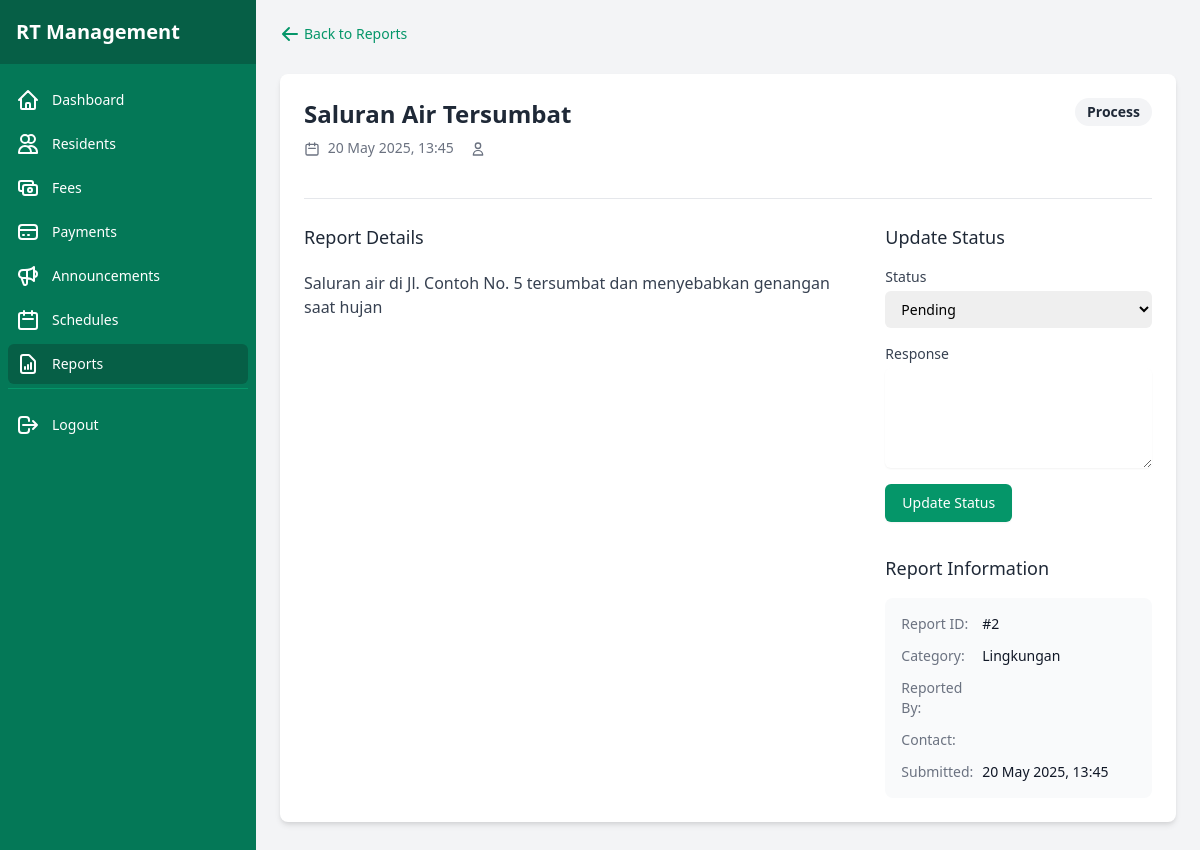
Before: /admin/report/view/2 (signed in) with the older database file.
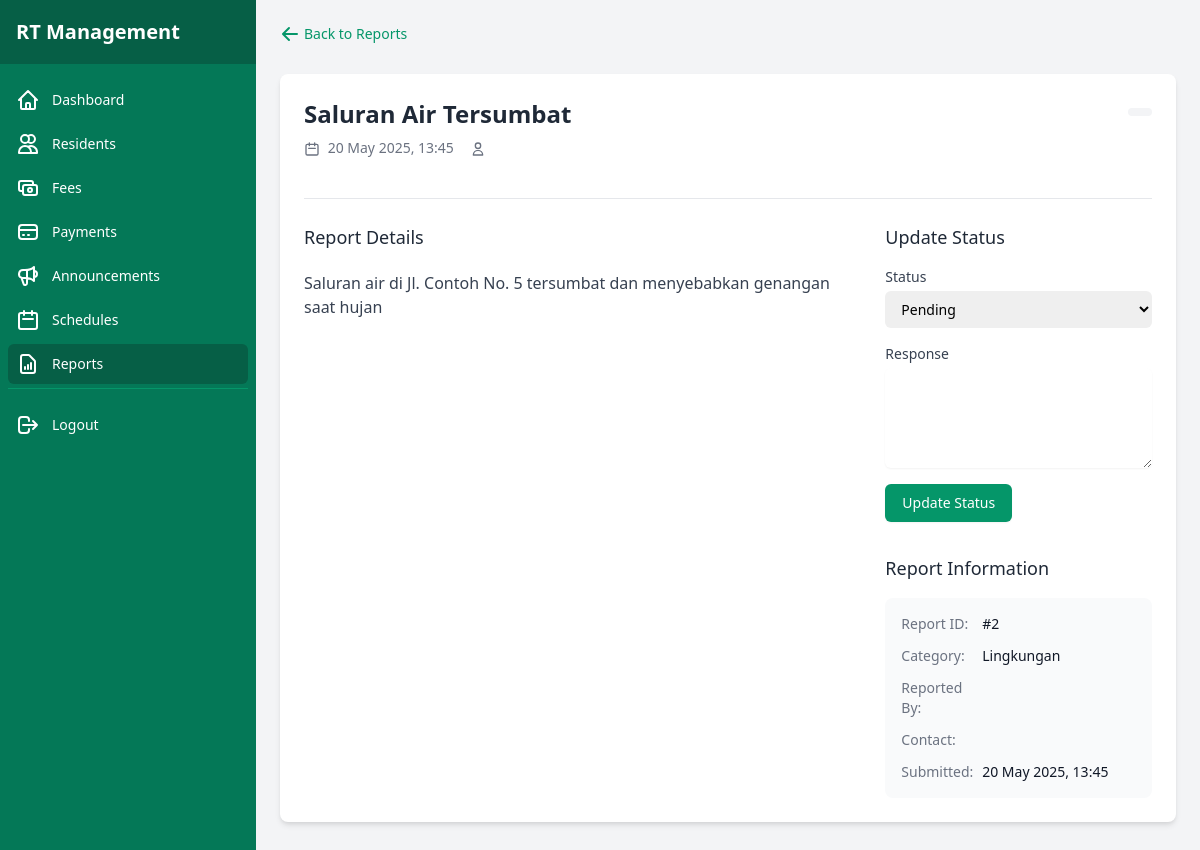
After: the same page with the newer database file.
### tables this page shows
CREATE TABLE IF NOT EXISTS reports (
    id INT AUTO_INCREMENT PRIMARY KEY,
    user_id INT NOT NULL,
    title VARCHAR(200) NOT NULL,
    description TEXT NOT NULL,
    category VARCHAR(50) NOT NULL,
    image VARCHAR(255),
    status ENUM('pending', 'in_progress', 'resolved', 'rejected') NOT NULL DEFAULT 'pending',
    admin_response TEXT,
    created_at DATETIME DEFAULT CURRENT_TIMESTAMP,
    updated_at DATETIME ON UPDATE CURRENT_TIMESTAMP,
    FOREIGN KEY (user_id) REFERENCES users(id) ON DELETE CASCADE
);

### app/views/admin/view_report.php (the view, shortened to what the rows shown need)
<?php require_once __DIR__ . '/../components/admin_header.php'; ?>
<div class="flex h-screen bg-gray-100">
    <?php require_once __DIR__ . '/../components/admin_sidebar.php'; ?>
    <div class="flex-1 overflow-auto">
        <main class="p-6">
            <div class="mb-6">
                <a href="/admin/reports" class="inline-flex items-center text-sm text-green-600 hover:text-green-800">
                    <svg xmlns="http://www.w3.org/2000/svg" class="h-5 w-5 mr-1" viewBox="0 0 20 20" fill="currentColor">
                        <path fill-rule="evenodd" d="M9.707 16.707a1 1 0 01-1.414 0l-6-6a1 1 0 010-1.414l6-6a1 1 0 011.414 1.414L5.414 9H17a1 1 0 110 2H5.414l4.293 4.293a1 1 0 010 1.414z" clip-rule="evenodd" />
                    </svg>
                    Back to Reports
                </a>
            </div>
            <div class="bg-white rounded-lg shadow-md overflow-hidden mb-6">
                <div class="p-6">
                    <div class="flex justify-between items-start">
                        <div>
                            <h1 class="text-2xl font-bold text-gray-800 mb-2"><?php echo htmlspecialchars($report['title'] ?? ''); ?></h1>
                            <div class="flex items-center text-sm text-gray-500 mb-4">
                                <span class="mr-4">
                                    <svg xmlns="http://www.w3.org/2000/svg" class="h-4 w-4 inline mr-1" fill="none" viewBox="0 0 24 24" stroke="currentColor">
                                        <path stroke-linecap="round" stroke-linejoin="round" stroke-width="2" d="M8 7V3m8 4V3m-9 8h10M5 21h14a2 2 0 002-2V7a2 2 0 00-2-2H5a2 2 0 00-2 2v12a2 2 0 002 2z" />
                                    </svg>
                                    <?php echo date('d M Y, H:i', strtotime($report['created_at'] ?? '')); ?>
                                </span>
                                <span>
                                    <svg xmlns="http://www.w3.org/2000/svg" class="h-4 w-4 inline mr-1" fill="none" viewBox="0 0 24 24" stroke="currentColor">
                                        <path stroke-linecap="round" stroke-linejoin="round" stroke-width="2" d="M16 7a4 4 0 11-8 0 4 4 0 018 0zM12 14a7 7 0 00-7 7h14a7 7 0 00-7-7z" />
                                    </svg>
                                </span>
                            </div>
                        </div>
                        <div>
                            <?php
                                $statusClasses = [
                                    'pending' => 'bg-yellow-100 text-yellow-800',
                                    'in_progress' => 'bg-blue-100 text-blue-800',
                                    'resolved' => 'bg-green-100 text-green-800',
                                    'rejected' => 'bg-red-100 text-red-800'
                                ];
                                $statusLabels = [
                                    'pending' => 'Pending',
                                    'in_progress' => 'In Progress',
                                    'resolved' => 'Resolved',
                                    'rejected' => 'Rejected'
                                ];
                                $statusClass = $statusClasses[$report['status'] ?? ''] ?? 'bg-gray-100 text-gray-800';
                                $statusLabel = $statusLabels[$report['status'] ?? ''] ?? ucfirst($report['status'] ?? '');
                            ?>
                            <span class="px-3 py-1 inline-flex text-sm leading-5 font-semibold rounded-full <?php echo $statusClass; ?>">
                                <?php echo $statusLabel; ?>
                            </span>
                        </div>
                    </div>
                    <div class="border-t border-gray-200 mt-6 pt-6">
                        <div class="grid grid-cols-1 md:grid-cols-3 gap-6">
                            <div class="md:col-span-2">
                                <h2 class="text-lg font-medium text-gray-800 mb-4">Report Details</h2>
                                <div class="prose max-w-none">
                                    <p><?php echo nl2br(htmlspecialchars($report['description'] ?? '')); ?></p>
                                </div>
                            </div>
                            <div>
                                <h2 class="text-lg font-medium text-gray-800 mb-4">Update Status</h2>
                                <form action="/admin/report/status/<?php echo $report['id']; ?>" method="POST" class="space-y-4">
                                    <div>
                                        <label for="status" class="block text-sm font-medium text-gray-700 mb-1">Status</label>
                                        <select id="status" name="status" class="mt-1 block w-full pl-3 pr-10 py-2 text-base border-gray-300 focus:outline-none focus:ring-green-500 focus:border-green-500 sm:text-sm rounded-md">
                                            <option value="pending" <?php echo ($report['status'] ?? '') === 'pending' ? 'selected' : ''; ?>>Pending</option>
                                        </select>
                                    </div>
                                    <div>
                                        <label for="response" class="block text-sm font-medium text-gray-700 mb-1">Response</label>
                                        <textarea id="response" name="response" rows="5" class="mt-1 block w-full border-gray-300 rounded-md shadow-sm focus:ring-green-500 focus:border-green-500 sm:text-sm"><?php echo htmlspecialchars($report['admin_response'] ?? ''); ?></textarea>
                                    </div>
                                    <div>
                                        <button type="submit" class="inline-flex justify-center py-2 px-4 border border-transparent shadow-sm text-sm font-medium rounded-md text-white bg-green-600 hover:bg-green-700 focus:outline-none focus:ring-2 focus:ring-offset-2 focus:ring-green-500">
                                            Update Status
                                        </button>
                                    </div>
                                </form>
                                <div class="mt-8">
                                    <h2 class="text-lg font-medium text-gray-800 mb-4">Report Information</h2>
                                    <div class="bg-gray-50 rounded-lg p-4">
                                        <dl class="space-y-3 text-sm">
                                            <div class="grid grid-cols-3 gap-2">
                                                <dt class="font-medium text-gray-500">Report ID:</dt>
                                                <dd class="col-span-2 text-gray-900">#<?php echo $report['id']; ?></dd>
                                            </div>
                                            <div class="grid grid-cols-3 gap-2">
                                                <dt class="font-medium text-gray-500">Category:</dt>
                                                <dd class="col-span-2 text-gray-900">
                                                    <?php
                                                        $categoryLabels = [
                                                            'infrastructure' => 'Infrastructure',
                                                            'security' => 'Security',
                                                            'environment' => 'Environment',
                                                            'noise' => 'Noise',
                                                            'other' => 'Other'
                                                        ];
                                                        echo $categoryLabels[$report['category'] ?? ''] ?? ucfirst($report['category'] ?? '');
                                                    ?>
                                                </dd>
                                            </div>
                                            <div class="grid grid-cols-3 gap-2">
                                                <dt class="font-medium text-gray-500">Reported By:</dt>
                                                <dd class="col-span-2 text-gray-900"><?php echo htmlspecialchars($report['resident_name'] ?? ''); ?></dd>
                                            </div>
                                            <div class="grid grid-cols-3 gap-2">
                                                <dt class="font-medium text-gray-500">Contact:</dt>
                                                <dd class="col-span-2 text-gray-900"><?php echo htmlspecialchars($report['resident_email'] ?? ''); ?></dd>
                                            </div>
                                            <div class="grid grid-cols-3 gap-2">
                                                <dt class="font-medium text-gray-500">Submitted:</dt>
                                                <dd class="col-span-2 text-gray-900"><?php echo date('d M Y, H:i', strtotime($report['created_at'] ?? '')); ?></dd>
                                            </div>
                                        </dl>
                                    </div>
                                </div>
                            </div>
                        </div>
                    </div>
                </div>
            </div>
        </main>
    </div>
</div>
<?php require_once __DIR__ . '/../components/admin_footer.php'; ?>

### routes/web.php (shortened to what the rows shown need)
<?php
class Router {
    private static $routes = [];
    public static function register($method, $url, $controller, $action) {
        self::$routes[] = [
            'method' => $method,
            'url' => $url,
            'controller' => $controller,
            'action' => $action
        ];
    }
    public static function route($url) {
        $method = $_SERVER['REQUEST_METHOD'];
        foreach (self::$routes as $route) {
            $pattern = self::convertRouteToRegex($route['url']);
            if ($route['method'] == $method && preg_match($pattern, $url, $matches)) {
                array_shift($matches);
                $controller = new $controllerName();
                call_user_func_array([$controller, $route['action']], $matches);
                return;
            }
        }
    }
    private static function convertRouteToRegex($route) {
        $route = preg_replace('/\:([a-zA-Z0-9]+)/', '([^/]+)', $route);
        return '/^' . str_replace('/', '\/', $route) . '$/';
    }
}

### app/views/components/admin_sidebar.php (shortened to what the rows shown need)
<div class="hidden md:flex md:flex-shrink-0">
    <div class="flex flex-col w-64">
        <div class="flex flex-col h-0 flex-1 bg-green-700">
            <div class="flex items-center h-16 flex-shrink-0 px-4 bg-green-800">
                <h1 class="text-xl font-bold text-white">RT Management</h1>
            </div>
            <div class="flex-1 flex flex-col overflow-y-auto">
                <nav class="flex-1 px-2 py-4 space-y-1">
                    <a href="/admin/dashboard" class="<?php echo strpos($_SERVER['REQUEST_URI'], '/admin/dashboard') === 0 ? 'bg-green-800' : 'hover:bg-green-600'; ?> text-white group flex items-center px-2 py-2 text-sm font-medium rounded-md">
                        Dashboard
                    </a>
                    <a href="/admin/residents" class="<?php echo strpos($_SERVER['REQUEST_URI'], '/admin/resident') === 0 ? 'bg-green-800' : 'hover:bg-green-600'; ?> text-white group flex items-center px-2 py-2 text-sm font-medium rounded-md">
                        <svg xmlns="http://www.w3.org/2000/svg" class="mr-3 h-6 w-6" fill="none" viewBox="0 0 24 24" stroke="currentColor">
                            <path stroke-linecap="round" stroke-linejoin="round" stroke-width="2" d="M12 4.354a4 4 0 110 5.292M15 21H3v-1a6 6 0 0112 0v1zm0 0h6v-1a6 6 0 00-9-5.197M13 7a4 4 0 11-8 0 4 4 0 018 0z" />
                        </svg>
                        Residents
                    </a>
                    <a href="/admin/fees" class="<?php echo strpos($_SERVER['REQUEST_URI'], '/admin/fee') === 0 ? 'bg-green-800' : 'hover:bg-green-600'; ?> text-white group flex items-center px-2 py-2 text-sm font-medium rounded-md">
                        Fees
                    </a>
                    <a href="/admin/payments" class="<?php echo strpos($_SERVER['REQUEST_URI'], '/admin/payment') === 0 ? 'bg-green-800' : 'hover:bg-green-600'; ?> text-white group flex items-center px-2 py-2 text-sm font-medium rounded-md">
                        <svg xmlns="http://www.w3.org/2000/svg" class="mr-3 h-6 w-6" fill="none" viewBox="0 0 24 24" stroke="currentColor">
                            <path stroke-linecap="round" stroke-linejoin="round" stroke-width="2" d="M3 10h18M7 15h1m4 0h1m-7 4h12a3 3 0 003-3V8a3 3 0 00-3-3H6a3 3 0 00-3 3v8a3 3 0 003 3z" />
                        </svg>
                        Payments
                    </a>
                    <a href="/admin/announcements" class="<?php echo strpos($_SERVER['REQUEST_URI'], '/admin/announcement') === 0 ? 'bg-green-800' : 'hover:bg-green-600'; ?> text-white group flex items-center px-2 py-2 text-sm font-medium rounded-md">
                        Announcements
                    </a>
                    <a href="/admin/schedules" class="<?php echo strpos($_SERVER['REQUEST_URI'], '/admin/schedule') === 0 ? 'bg-green-800' : 'hover:bg-green-600'; ?> text-white group flex items-center px-2 py-2 text-sm font-medium rounded-md">
                        <svg xmlns="http://www.w3.org/2000/svg" class="mr-3 h-6 w-6" fill="none" viewBox="0 0 24 24" stroke="currentColor">
                            <path stroke-linecap="round" stroke-linejoin="round" stroke-width="2" d="M8 7V3m8 4V3m-9 8h10M5 21h14a2 2 0 002-2V7a2 2 0 00-2-2H5a2 2 0 00-2 2v12a2 2 0 002 2z" />
                        </svg>
                        Schedules
                    </a>
                    <a href="/admin/reports" class="<?php echo strpos($_SERVER['REQUEST_URI'], '/admin/report') === 0 ? 'bg-green-800' : 'hover:bg-green-600'; ?> text-white group flex items-center px-2 py-2 text-sm font-medium rounded-md">
                        Reports
                    </a>
                    <div class="pt-4 mt-4 border-t border-green-600">
                        <a href="/logout" class="text-white hover:bg-green-600 group flex items-center px-2 py-2 text-sm font-medium rounded-md">
                            <svg xmlns="http://www.w3.org/2000/svg" class="mr-3 h-6 w-6" fill="none" viewBox="0 0 24 24" stroke="currentColor">
                                <path stroke-linecap="round" stroke-linejoin="round" stroke-width="2" d="M17 16l4-4m0 0l-4-4m4 4H7m6 4v1a3 3 0 01-3 3H6a3 3 0 01-3-3V7a3 3 0 013-3h4a3 3 0 013 3v1" />
                            </svg>
                            Logout
                        </a>
                    </div>
                </nav>
            </div>
        </div>
    </div>
</div>

Changed rows visible on the page:
changed reports "Saluran Air Tersumbat": status "Process" → (not shown)
